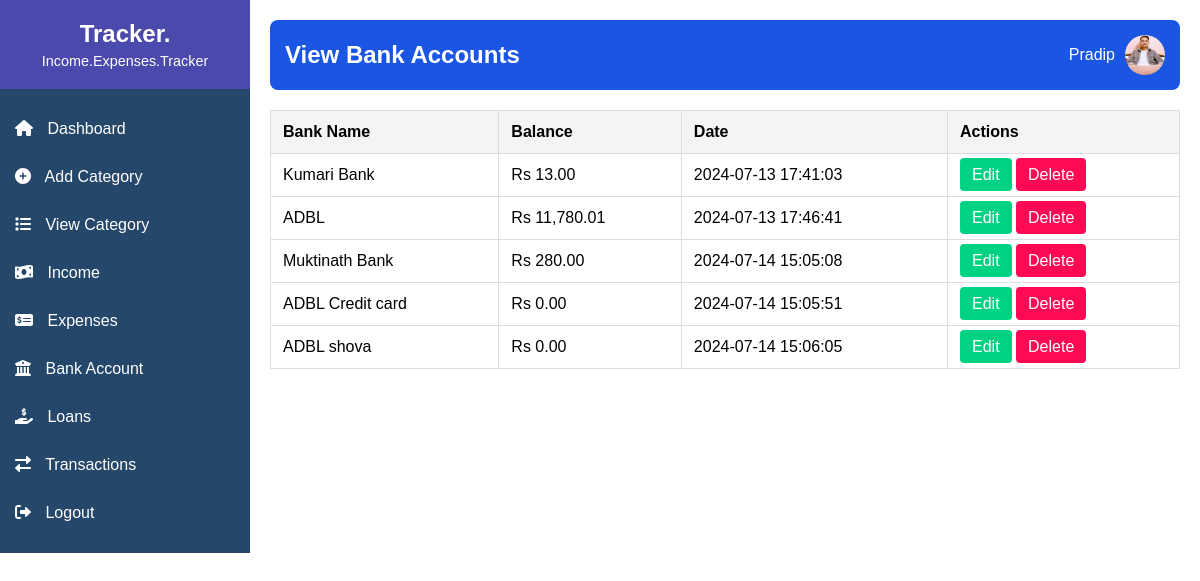
Screenshot of /view_bank.php (signed in) with the database file from the repository.
### tables this page shows
CREATE TABLE `bank_accounts` (
  `id` int(11) NOT NULL,
  `admin_id` int(11) NOT NULL,
  `bank_name` varchar(255) NOT NULL,
  `balance` decimal(10,2) NOT NULL,
  `created_at` timestamp NOT NULL DEFAULT current_timestamp()
);

### view_bank.php (the view, shortened to what this page needs)
<?php
include('db.php');
$sql = "SELECT * FROM bank_accounts WHERE admin_id = ?";
$stmt = $conn->prepare($sql);
$stmt->bind_param("i", $_SESSION['id']);
$stmt->execute();
$result = $stmt->get_result();
?>
<!DOCTYPE html>
<html lang="en">
<head>
    <link rel="stylesheet" href="styles.css">
    <link rel="stylesheet" href="https://cdnjs.cloudflare.com/ajax/libs/font-awesome/6.0.0-beta3/css/all.min.css">
</head>
<body>
    <div class="sidebar">
        <div class="sidebar-header">
            <h2>Tracker.</h2>
            <p>Income.Expenses.Tracker</p>
        </div>
        <ul class="sidebar-menu">
            <li><a href="dashboard.php"><i class="fas fa-home"></i> Dashboard</a></li>
            <li><a href="add_category.php"><i class="fas fa-plus-circle"></i> Add Category</a></li>
            <li><a href="view_categories.php"><i class="fas fa-list"></i> View Category</a></li>
            <li>
                <a href="javascript:void(0)" class="main-menu"><i class="fas fa-money-bill-wave"></i> Income</a>
            </li>
            <li>
                <a href="javascript:void(0)" class="main-menu"><i class="fas fa-money-check-alt"></i> Expenses</a>
            </li>
            <li>
                <a href="javascript:void(0)" class="main-menu"><i class="fas fa-university"></i> Bank Account</a>
            </li>
            <li>
                <a href="javascript:void(0)" class="main-menu"><i class="fas fa-hand-holding-usd"></i> Loans</a>
            </li>
            <li><a href="transactions.php"><i class="fas fa-exchange-alt"></i> Transactions</a></li>
            <li><a href="logout.php"><i class="fas fa-sign-out-alt"></i> Logout</a></li>
        </ul>
    </div>
    <div class="main-content">
        <header>
            <div class="title">
                <h1>View Bank Accounts</h1>
            </div>
            <div class="user-info">
                <p><?php echo htmlspecialchars($_SESSION['username']); ?></p>
                <img src="profile.jpg" alt="Profile Picture">
            </div>
        </header>
        <main>
            <div class="table-container">
                <table>
                    <thead>
                        <tr>
                            <th>Bank Name</th>
                            <th>Balance</th>
                            <th>Date</th>
                            <th>Actions</th>
                        </tr>
                    </thead>
                    <tbody>
                        <?php while ($row = $result->fetch_assoc()): ?>
                        <tr>
                            <td><?php echo htmlspecialchars($row['bank_name']); ?></td>
                            <td>Rs <?php echo number_format($row['balance'], 2); ?></td>
                            <td><?php echo htmlspecialchars($row['created_at']); ?></td>
                            <td>
                                <a href="edit_bank.php?id=<?php echo $row['id']; ?>" class="btn btn-edit">Edit</a>
                                <a href="delete_bank.php?id=<?php echo $row['id']; ?>" class="btn btn-delete"
                                    onclick="return confirm('Are you sure you want to delete this bank account?');">Delete</a>
                            </td>
                        </tr>
                        <?php endwhile; ?>
                    </tbody>
                </table>
            </div>
        </main>
    </div>
</body>
</html>

### styles.css (style rules this page uses)
body { font-family: Arial, sans-serif; margin: 0; padding: 0; display: flex; }
.sidebar { width: 250px; background-color: #25476A; color: #fff; display: flex; flex-direction: column; align-items: center; }
.sidebar-header { text-align: center; padding: 20px 0; width: 100%; background-color: #4B49AC; }
.sidebar-header h2 { margin: 0; font-size: 1.5em; }
.sidebar-header p { margin: 5px 0 0; font-size: 0.9em; }
.sidebar-menu { list-style: none; padding: 0; width: 100%; display: flex; flex-direction: column; }
.sidebar-menu li { width: 100%; }
.sidebar-menu li a { display: block; padding: 15px; color: #fff; text-decoration: none; transition: background-color 0.3s ease; }
.sidebar-menu li a i { margin-right: 10px; }
.main-content { flex-grow: 1; padding: 20px; }
header { display: flex; justify-content: space-between; align-items: center; background-color: #1A55E3; color: #fff; padding: 15px; border-radius: 8px; }
header .title h1 { margin: 0; font-size: 1.5em; }
header .user-info { display: flex; align-items: center; }
header .user-info p { margin: 0; margin-right: 10px; }
header .user-info img { width: 40px; height: 40px; border-radius: 50%; }
.table-container { width: 100%; overflow-x: auto; }
table { width: 100%; border-collapse: collapse; margin: 20px 0; font-size: 16px; }
table th, table td { padding: 12px; border: 1px solid #ddd; text-align: left; }
table th { background-color: #f4f4f4; }
.btn { padding: 8px 12px; color: #fff; text-decoration: none; border-radius: 4px; transition: background-color 0.3s ease; }
.btn-edit { background-color: #00d284; }
.btn-delete { background-color: #FF0854; }

### rows the page displays
bank_accounts: bank_name "Kumari Bank", balance "13.00", created_at "2024-07-13 17:41:03"
bank_accounts: bank_name "ADBL", balance "11,780.01", created_at "2024-07-13 17:46:41"
bank_accounts: bank_name "Muktinath Bank", balance "280.00", created_at "2024-07-14 15:05:08"
bank_accounts: bank_name "ADBL Credit card", balance "0.00", created_at "2024-07-14 15:05:51"
bank_accounts: bank_name "ADBL shova", balance "0.00", created_at "2024-07-14 15:06:05"

### other values shown
$_SESSION['username'] "Pradip"
